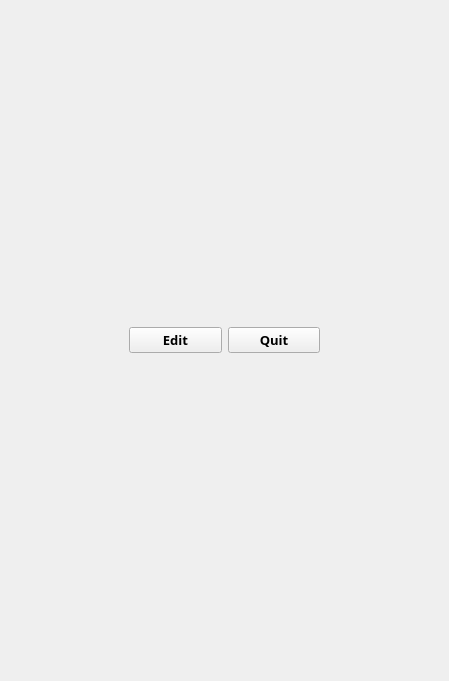
<?xml version="1.0" encoding="UTF-8"?>
<ui version="4.0">
 <class>window</class>
 <widget class="QWidget" name="window">
  <property name="windowTitle">
   <string>window</string>
  </property>
  <widget class="QWidget" name="horizontalLayoutWidget">
   <property name="geometry">
    <rect>
     <x>129</x>
     <y>320</y>
     <width>191</width>
     <height>41</height>
    </rect>
   </property>
   <layout class="QHBoxLayout" name="horizontalLayout">
    <item>
     <widget class="QPushButton" name="pushButton_2">
      <property name="font">
       <font>
        <family>Barlow</family>
        <pointsize>10</pointsize>
        <weight>75</weight>
        <bold>true</bold>
       </font>
      </property>
      <property name="text">
       <string>Edit</string>
      </property>
     </widget>
    </item>
    <item>
     <widget class="QPushButton" name="pushButton">
      <property name="font">
       <font>
        <family>Barlow</family>
        <pointsize>10</pointsize>
        <weight>75</weight>
        <bold>true</bold>
       </font>
      </property>
      <property name="text">
       <string>Quit</string>
      </property>
     </widget>
    </item>
   </layout>
  </widget>
 </widget>
 <resources/>
 <connections>
  <connection>
   <sender>pushButton</sender>
   <signal>pressed()</signal>
   <receiver>window</receiver>
   <slot>close()</slot>
   <hints>
    <hint type="sourcelabel">
     <x>613</x>
     <y>299</y>
    </hint>
    <hint type="destinationlabel">
     <x>399</x>
     <y>299</y>
    </hint>
   </hints>
  </connection>
  <connection>
   <sender>pushButton_2</sender>
   <signal>pressed()</signal>
   <receiver>window</receiver>
   <slot>update()</slot>
   <hints>
    <hint type="sourcelabel">
     <x>455</x>
     <y>299</y>
    </hint>
    <hint type="destinationlabel">
     <x>399</x>
     <y>299</y>
    </hint>
   </hints>
  </connection>
 </connections>
</ui>
